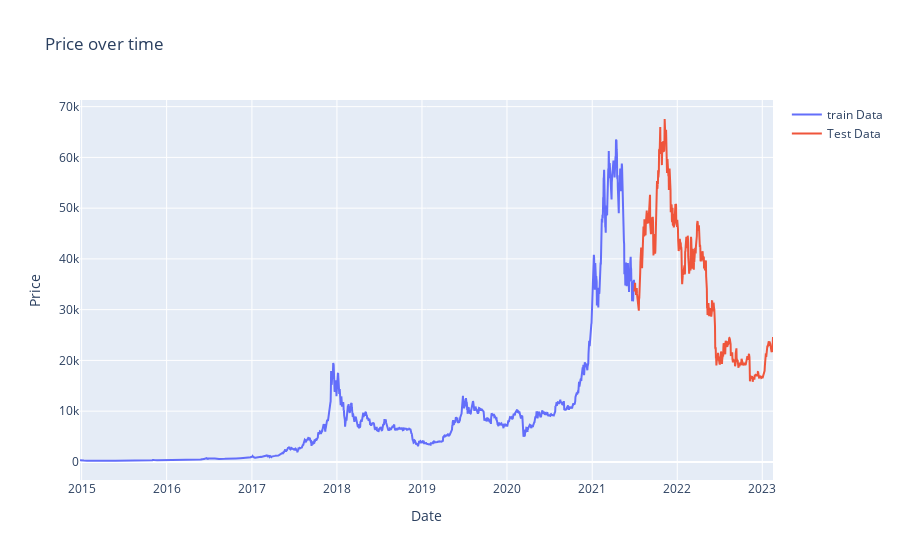

The notebook cell saved with this chart:
### Code cell
train_x = train_df.index
train_y = train_df['Adj Close']
test_x = test_df.index
test_y = test_df['Adj Close']

fig = go.Figure()
fig.add_trace(go.Scatter(x=train_x, y=train_y, name='train Data'))
fig.add_trace(go.Scatter(x=test_x, y=test_y, name='Test Data'))

fig.update_layout(
    xaxis_title='Date',
    yaxis_title='Price',
    title='Price over time'
)

fig.show()

### Figure 1 — Plotly figure (JSON) as saved in the notebook; plotly's stock layout.template omitted (floating-point values rounded to 4 significant figures; data arrays with more than 128 entries replaced by an {"elided": "..."} marker saying what was removed)
{"data": [{"name": "train Data", "type": "scatter", "x": {"elided": "2380 str values"}, "y": {"elided": "2380 float values"}}, {"name": "Test Data", "type": "scatter", "x": {"elided": "596 str values"}, "y": {"elided": "596 float values"}}], "layout": {"title": {"text": "Price over time"}, "xaxis": {"title": {"text": "Date"}}, "yaxis": {"title": {"text": "Price"}}}}
